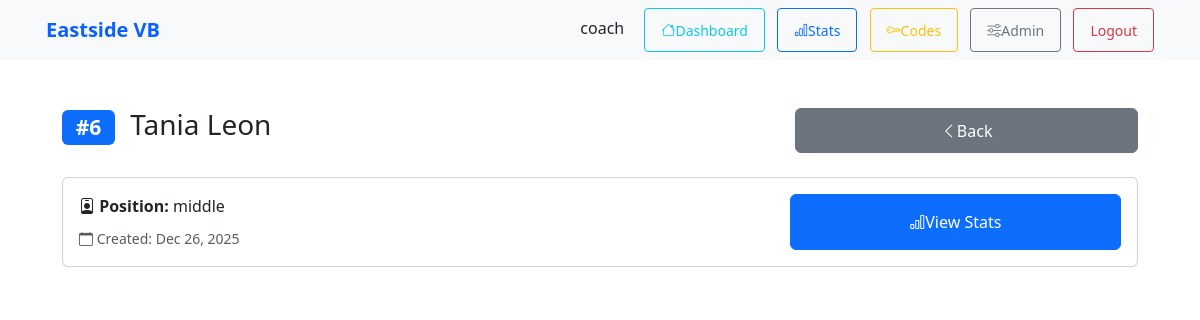
Screenshot of /player/1/ (signed in) with the database file from the repository.
### team/models.py (models this page shows, shortened)
class Player(models.Model):
    first_name = models.CharField(max_length=50)
    last_name = models.CharField(max_length=50)
    number = models.PositiveSmallIntegerField(null=True, blank=True)
    position = models.CharField(max_length=50, blank=True)
    created_at = models.DateTimeField(default=timezone.now)
    class Meta:
        ordering = ["number", "last_name", "first_name"]

### team/views.py (the view)
# urls.py: path("player/<int:pk>/", PlayerDetailView.as_view(), name="player-detail"),
class PlayerDetailView(DetailView):
    model = Player
    template_name = "team/player_detail.html"
    context_object_name = "player"
    def dispatch(self, request, *args, **kwargs):
        player = self.get_object()
        if not request.user.is_authenticated:
            return redirect('login')
        try:
            user_profile = request.user.playerprofile  # type: ignore
            is_own_profile = user_profile.player == player
        except (PlayerProfile.DoesNotExist, AttributeError):
            is_own_profile = False
        is_coach_user = request.user.is_staff or request.user.is_superuser
        if not (is_own_profile or is_coach_user):
            messages.error(request, "You can only view your own profile.")
            return redirect('team:player_dashboard')
        return super().dispatch(request, *args, **kwargs)
    def get_context_data(self, **kwargs):
        context = super().get_context_data(**kwargs)
        player = self.object  # type: ignore
        try:
            player_profile = PlayerProfile.objects.get(player=player)
            context['player_profile'] = player_profile
            try:
                ai_summary = AISummary.objects.get(player=player_profile)
                context['ai_summary'] = ai_summary
            except AISummary.DoesNotExist:
                context['ai_summary'] = None
        except PlayerProfile.DoesNotExist:
            context['player_profile'] = None
            context['ai_summary'] = None
        context['is_coach'] = is_coach(self.request.user)
        return context

### team/views.py (called while the page is built)
def is_coach(user):
    return user.is_staff or user.is_superuser

### team/templates/team/player_detail.html (shortened to what this page needs)
{% extends "base.html" %}
{% block content %}
<div class="container mt-3 mt-sm-4">
    <div class="row mb-3 mb-sm-4 gy-2">
        <div class="col-12 col-md-8">
            <h1 class="h3 h2-sm">
                {% if player.number %}<span class="badge bg-primary me-2">#{{ player.number }}</span>{% endif %}
                {{ player.first_name }} {{ player.last_name }}
            </h1>
        </div>
        <div class="col-12 col-md-4 d-flex justify-content-start justify-content-md-end">
            <a href="{% url 'team:player-list' %}" class="btn btn-secondary w-100 w-md-auto">
                <i class="bi bi-chevron-left"></i> Back
            </a>
        </div>
    </div>
    <div class="card mb-4">
        <div class="card-body">
            <div class="row gy-3">
                <div class="col-12 col-md-8">
                    {% if player.position %}
                        <div class="mb-3 mb-md-2">
                            <p class="card-text mb-0">
                                <strong><i class="bi bi-person-badge"></i> Position:</strong> {{ player.position }}
                            </p>
                        </div>
                    {% endif %}
                    <p class="card-text text-muted mb-0">
                        <small><i class="bi bi-calendar"></i> Created: {{ player.created_at|date:"M d, Y" }}</small>
                    </p>
                </div>
                <div class="col-12 col-md-4 d-grid">
                    <a href="{% url 'team:player_stats_view' player.pk %}" class="btn btn-primary">
                        <i class="bi bi-bar-chart"></i> View Stats
                    </a>
                </div>
            </div>
        </div>
    </div>
</div>
{% endblock %}

### team/templates/base.html (shortened to what this page needs)
<!doctype html>
<html lang="en">
  <head>
    {% load static %}
    <link href="https://cdn.jsdelivr.net/npm/bootstrap@5.3.2/dist/css/bootstrap.min.css" rel="stylesheet">
    <link rel="stylesheet" href="https://cdn.jsdelivr.net/npm/bootstrap-icons@1.11.0/font/bootstrap-icons.css">
    <link rel="stylesheet" href="{% static 'team/css/players.css' %}">
  </head>
  <body>
    <nav class="navbar navbar-expand-lg navbar-light bg-light">
      <div class="container">
        {% block brand %}
        <span class="navbar-brand navbar-brand-static">Eastside VB</span>
        {% endblock %}
        <div class="ms-auto">
          {% if user.is_authenticated %}
            <span class="me-3">{{ user.username }}</span>
            <a class="btn btn-sm btn-outline-info me-2" href="{% url 'team:player_dashboard' %}" title="My Dashboard">
              <i class="bi bi-house"></i> Dashboard
            </a>
            {% if user.is_staff %}
              <a class="btn btn-sm btn-outline-primary me-2" href="{% url 'team:player_stats_list' %}" title="View Team Stats">
                <i class="bi bi-bar-chart"></i> Stats
              </a>
              <a class="btn btn-sm btn-outline-warning me-2" href="{% url 'team:coach_codes' %}" title="Generate Access Codes">
                <i class="bi bi-key"></i> Codes
              </a>
              <a class="btn btn-sm btn-outline-secondary me-2" href="/admin/">
                <i class="bi bi-sliders"></i> Admin
              </a>
            {% endif %}
            <form method="post" action="{% url 'logout' %}" style="display:inline;">
              <button class="btn btn-sm btn-outline-danger" type="submit">Logout</button>
            </form>
          {% else %}
            <a class="btn btn-sm btn-outline-primary me-2" href="/signup/">Sign up</a>
            <a class="btn btn-sm btn-outline-success" href="/accounts/login/">Login</a>
          {% endif %}
        </div>
      </div>
    </nav>
    <main class="container py-4">
      {% block content %}{% endblock %}
    </main>
  </body>
</html>

### team/static/team/css/players.css (style rules this page uses)
.navbar-brand-static { cursor: default; pointer-events: none; color: #0b61ff; text-decoration: none; font-weight: 600; }

### team/templates/base.html (style rules this page uses)
.navbar-brand-static { cursor: default; pointer-events: none; color: #0b61ff; text-decoration: none; font-weight: 600; }
body { -webkit-font-smoothing: antialiased; -webkit-touch-callout: none; }
.btn { min-height: 44px; min-width: 44px; display: inline-flex; align-items: center; justify-content: center; padding: 0.5rem 1rem; }

### rows the page displays
Player: number "6", first_name "Tania", last_name "Leon", position "middle", created_at "Dec 26, 2025"

### other values shown
{{ user.username }} "coach"
